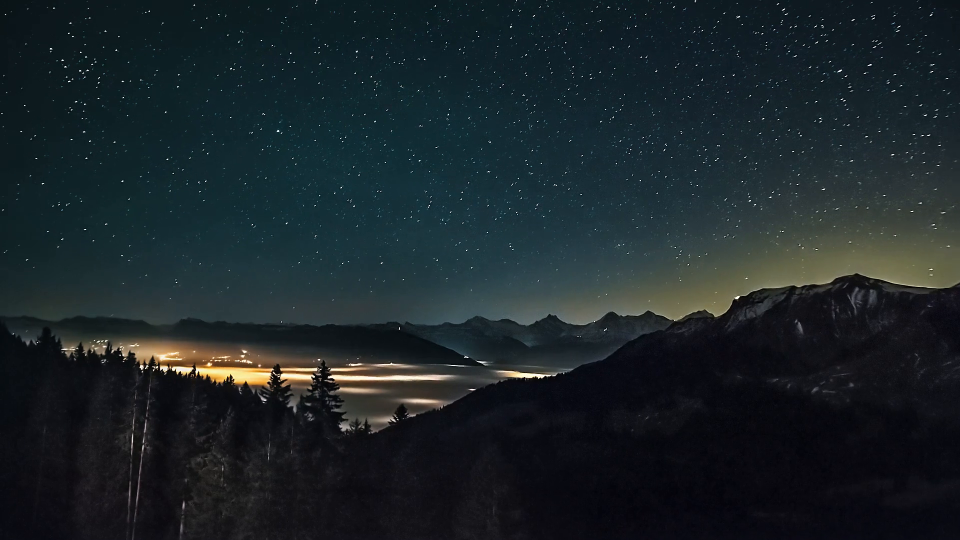
#> input picture frame 10 of Resources/test_video.mp4, 1920 x 1080 px, given in place of peoples.mp4, which was not available (shown at 1/2 size)
$ python read_video.py
#> lines starting #> are read from the running program, lines starting #| are printed output that depends on the picture
import cv2


def showVideo(video):
    # initiate the video
#> called with video = 'Resources/peoples.mp4'
    cap = cv2.VideoCapture(video)

    # check if the capture is open the show the video
    while cap.isOpened():

        # Capture the response and frame
        success, frame = cap.read()
#> frame is the input picture: shape (1080, 1920, 3); mean B, G, R 40.4, 36.4, 26.6

        # if response is true run further
        if success == True:

            # take the frame and flip false 0=true
            frame = cv2.flip(frame, 1)
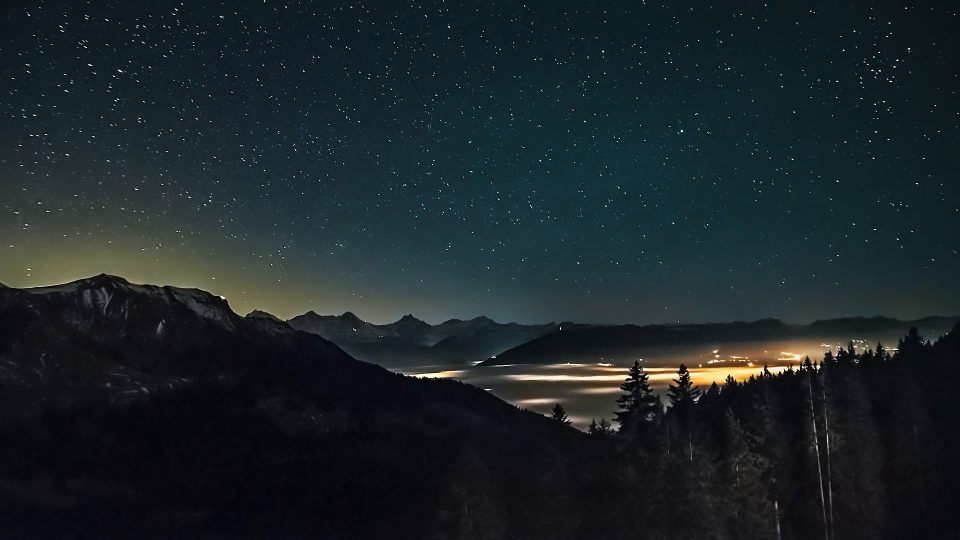
#> frame: shape (1080, 1920, 3) (shown at 1/2 size); mean B, G, R 40.4, 36.4, 26.6

            # show the video
            cv2.imshow("frame", frame)

            # press q to quit the video
            if cv2.waitKey(1) & 0xFF == ord("q"):
#> (key q is pressed here)
                break
        else:
            break
    # Release everything if job is finished
    cap.release()

    # destroy all the windows
    cv2.destroyAllWindows()


if __name__ == "__main__":
    video = "Resources/peoples.mp4"
    showVideo(video)

$ run again, starting later in the video
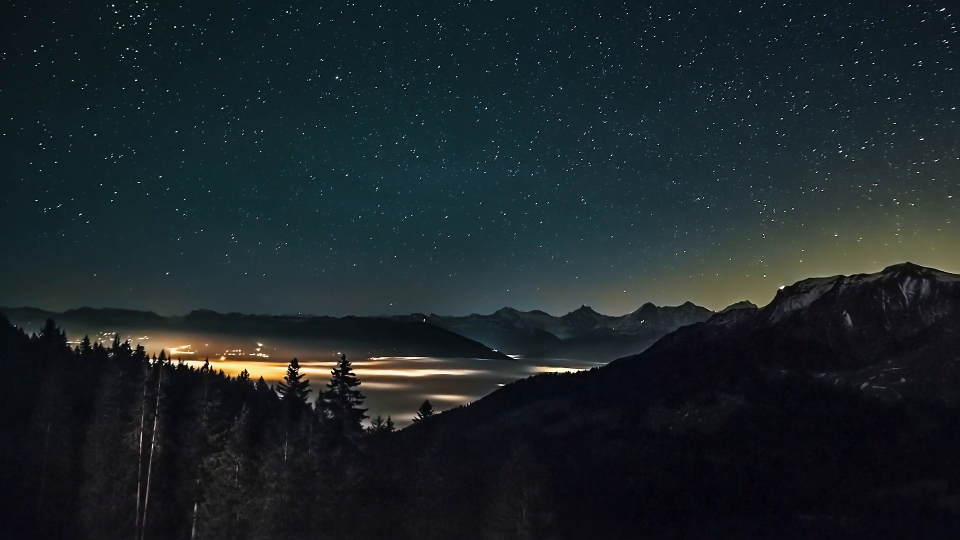
#> input picture frame 49 of Resources/test_video.mp4, 1920 x 1080 px, given in place of peoples.mp4, which was not available (shown at 1/2 size)
#> in showVideo, frame is the input picture: shape (1080, 1920, 3); mean B, G, R 40.7, 36.7, 27.1
#> in showVideo, `frame = cv2.flip(frame, 1)`:
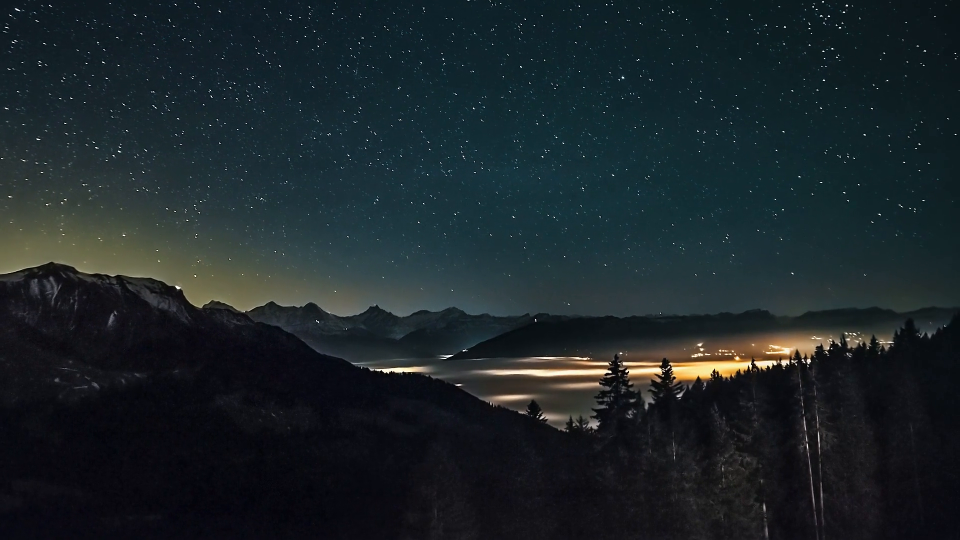
#> frame: shape (1080, 1920, 3) (shown at 1/2 size); mean B, G, R 40.7, 36.7, 27.1

$ run again, starting later in the video
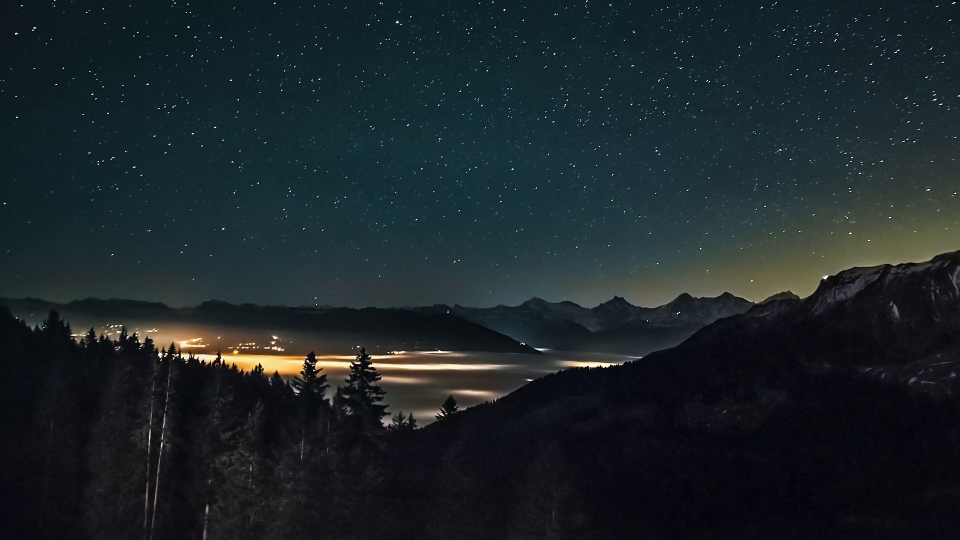
#> input picture frame 87 of Resources/test_video.mp4, 1920 x 1080 px, given in place of peoples.mp4, which was not available (shown at 1/2 size)
#> in showVideo, frame is the input picture: shape (1080, 1920, 3); mean B, G, R 40.6, 36.9, 27
#> in showVideo, `frame = cv2.flip(frame, 1)`:
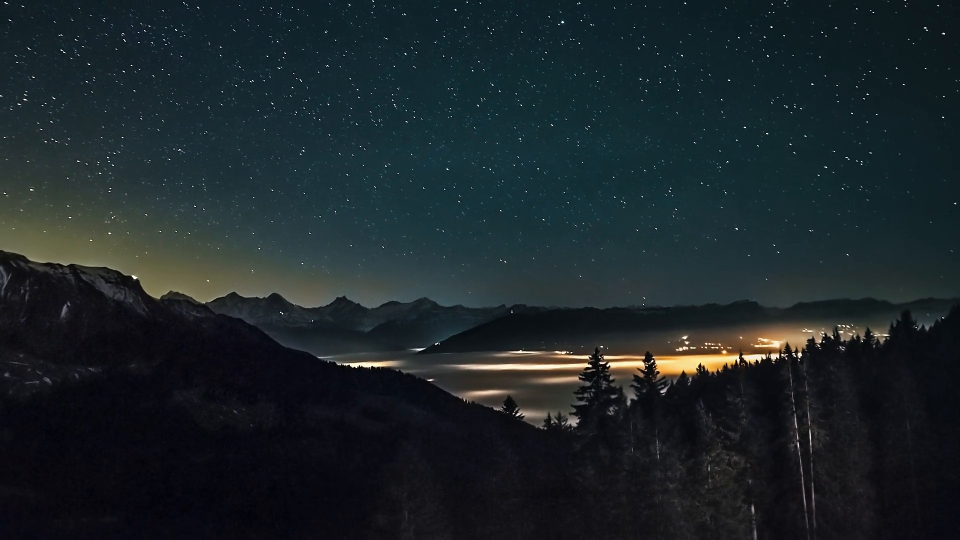
#> frame: shape (1080, 1920, 3) (shown at 1/2 size); mean B, G, R 40.6, 36.9, 27
